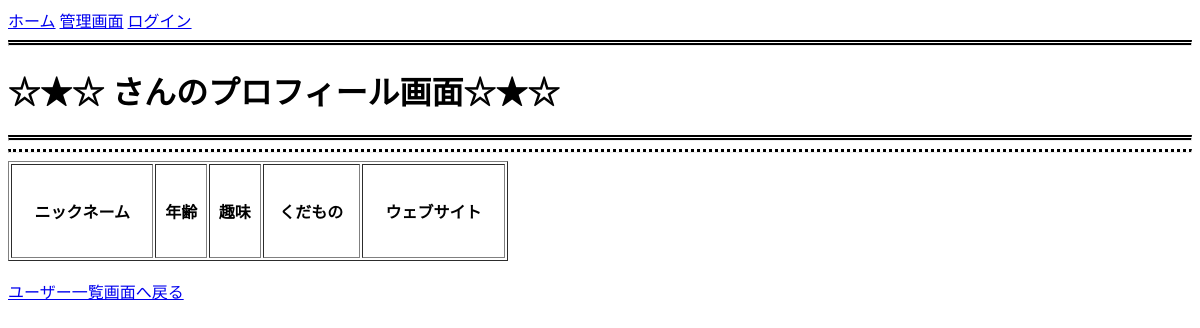
/profile/?ID=5, run on an earlier commit of the app's database.
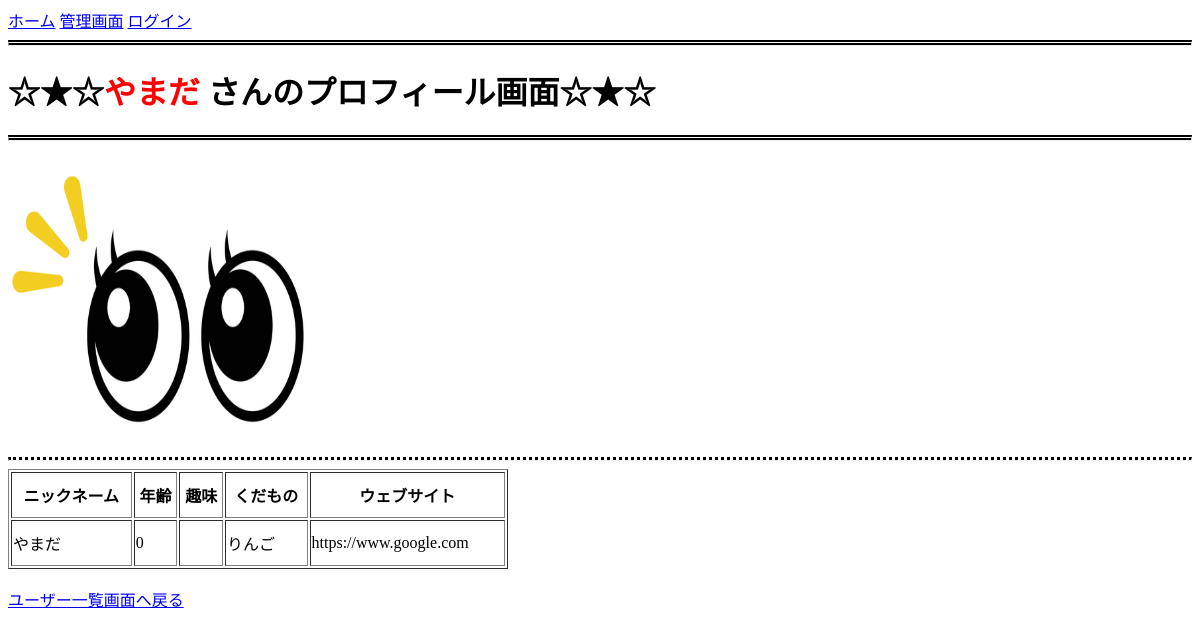
And on a later commit of the database.
### user/models.py (models this page shows, shortened)
class Profile(models.Model):
    user = models.OneToOneField(User, on_delete=models.CASCADE)
    fruits = models.CharField(max_length=15, blank=True)
    age = models.PositiveIntegerField(blank=True, default=0)
    hobby = models.CharField(max_length=15, blank=True)
    website = models.URLField(blank=True)
    picture = models.FileField(upload_to='user/' , blank=True) #mediaの設定が必要

### user/views.py (the view)
# urls.py: path('profile/', views.profile, name ='profile'),
def profile(request): #URL自動設定
    ID = request.GET['ID'] #IDとなるuser_id取得
    profile = Profile.objects.filter(user_id=ID) #～さんの情報を取得（IDでフィルタリングする）
    return render(request, 'user/profile.html', context={
        'profile' : profile
    })

### templates/user/profile.html
{% extends "user/base.html" %}
{% block content%}
<h1>☆★☆<font color="red">{% for profile in profile %}{{profile.user.username}}{% endfor %}</font> さんのプロフィール画面☆★☆</h1>
<hr style="border-top: 5px double #000;"> </hr>
        {% for profile in profile %}
            <img src="{{ profile.picture.url }}" width="300" height='300' align="top"></img>
        {% endfor %}
<hr style="border-top: 3px dotted #000;"> </hr>
<table border=1 width=500 height=100>
    <tr>
        <th>ニックネーム</th>
        <th>年齢</th>
        <th>趣味</th>
        <th>くだもの</th>
        <th>ウェブサイト</th>
    </tr>
    {% for profile in profile %}
    <tr>
        <td> {{profile.user.username}}</td>
        <td> {{profile.age}} </td>
        <td> {{profile.hobby}} </td>
        <td> {{profile.fruits}} </td>
        <td> {{profile.website}} </td>
    </tr>
    {% endfor %}
</table>
<br>
<a href="{% url 'user:user_list' %}">ユーザー一覧画面へ戻る </a>
{% endblock %}

### templates/user/base.html (shortened to what this page needs)
<!DOCTYPE html>
<html lang="ja">
    <head>
   </head>
    <body>
        <nav>
            <a href="{% url 'user:index' %}">ホーム</a>
            <a href="{% url 'admin:index' %}">管理画面</a>
        {% if user.is_authenticated %}
            <a href="{% url 'user:user_logout' %}">ログアウト</a>
        {% else %}
            <a href="{% url 'user:user_login' %}">ログイン</a>
        {% endif %}
        </nav>
<hr style="border-top: 5px double #000;"> </hr>
        <div>
            {% block content %}
            {% endblock %}
        </div>
    </body>
</html>

What changed in the data, as far as the page shows it:
added Profile: user.username "やまだ", picture (picture), age "0", fruits "りんご", website "https://www.google.com"
